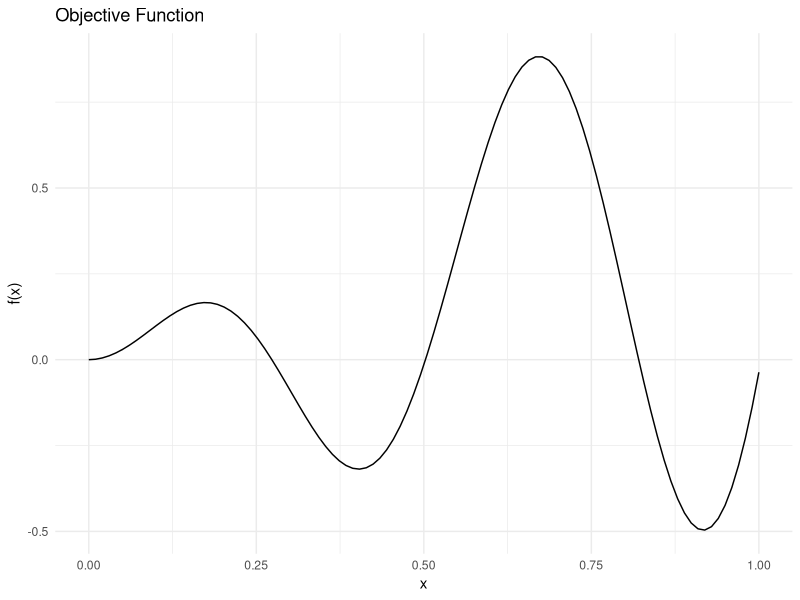
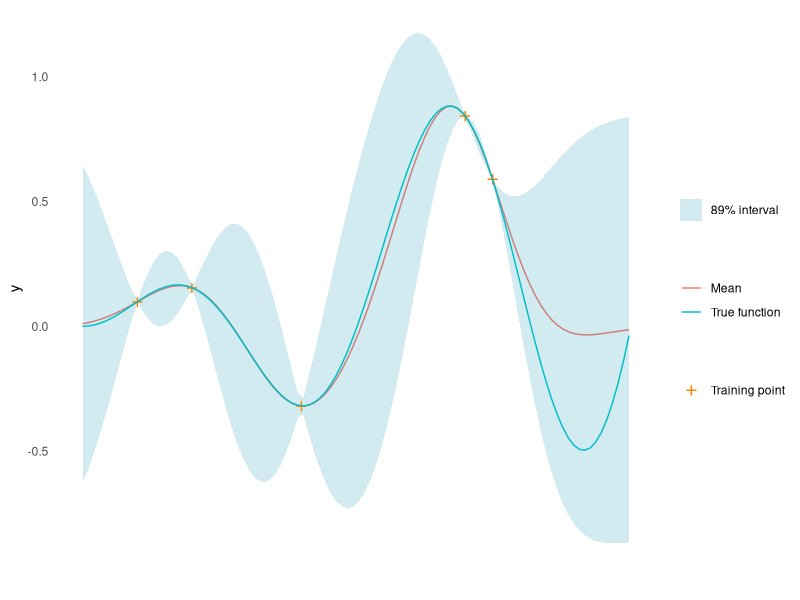
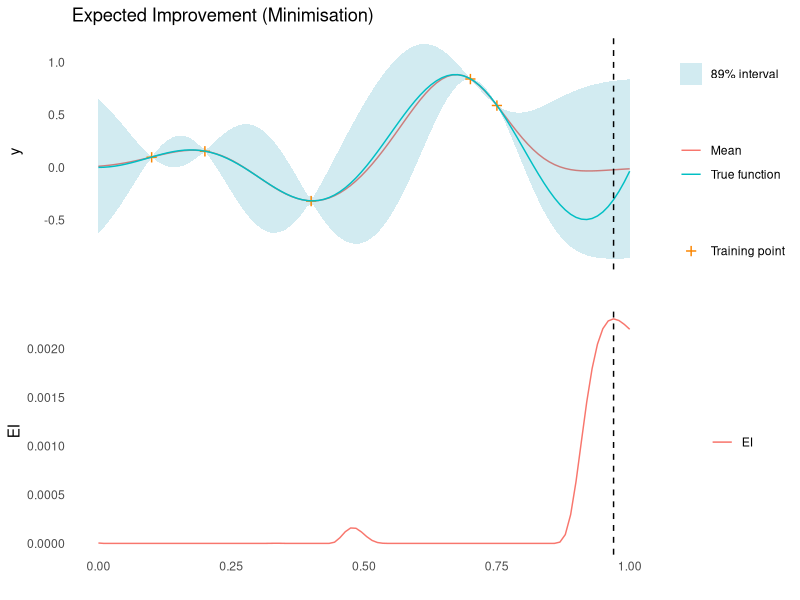

R code for these plots, in order:
library(ggplot2)
library(magrittr)
set.seed(4444)

objective_function <- function(x) {
  sin(12 * x) * x + 0.5 * x^2
}
X_pred <- matrix(seq(0, 1, length.out = 100), 100, 1)
y_pred <- objective_function(X_pred)

ggplot(data = tibble::tibble(x = X_pred, y = y_pred)) +
  geom_line(aes(x = x, y = y)) +
  theme_minimal() +
  labs(x = "x", y = "f(x)", title = "Objective Function")

#' RBF Kernel
#'
#' @param X1 matrix of dimensions (n, d). Vectors are coerced to (1, d).
#' @param X2 matrix of dimensions (m, d). Vectors are coerced to (1, d).
#' @param l length scale
#' @param sigma_f scale parameter 
#'
#' @return matrix of dimensions (n, m)
rbf_kernel <- function(X1, X2, l = 1.0, sigma_f = 1.0) {
  if (is.null(dim(X1))) dim(X1) <- c(1, length(X1))
  if (is.null(dim(X2))) dim(X2) <- c(1, length(X2))
  sqdist <- (- 2*(X1 %*% t(X2))) %>%
    add(rowSums(X1**2, dims = 1)) %>%
    sweep(2, rowSums(X2**2, dims = 1), `+`)
  sigma_f**2 * exp(-0.5 / l**2 * sqdist)
}

#' Random Samples from a Multivariate Gaussian
#' 
#' This implementation is similar to MASS::mvrnorm, but uses chlosky
#' decomposition instead. This should be more stable but is less efficient than
#' the MASS implementation, which recycles the eigen decomposition for the
#' sampling part.
#'
#' @param n number of samples to sample
#' @param mu the mean of each input dimension
#' @param sigma the covariance matrix
#' @param epsilon numerical tolerance added to the diagonal of the covariance
#'  matrix. This is necessary for the Cholesky decomposition, in some cases.
#'
#' @return numerical vector of n samples
rmvnorm <- function(n = 1, mu, sigma, epsilon = 1e-6) {
  p <- length(mu)
  if(!all(dim(sigma) == c(p, p))) stop("incompatible dimensions of arguments")
  ev <- eigen(sigma, symmetric = TRUE)$values
  if(!all(ev >= -epsilon*abs(ev[1L]))) {
    stop("The covariance matrix (sigma) is not positive definite")
  }
  cholesky <- chol(sigma + diag(p)*epsilon)
  sample <- rnorm(p*n, 0, 1)
  dim(sample) <- c(n, p)
  sweep(sample %*% cholesky, 2, mu, FUN = `+`)
}

#' Get Parameters of the Posterior Gaussian Process
#'
#' @param kernel kernel function used for the Gaussian process
#' @param X_pred matrix (m, d) of prediction points
#' @param X_train matrix (n, d) of training points
#' @param y_train column vector (n, d) of training observations
#' @param noise scalar of observation noise
#' @param ... named parameters for the kernel function
#'
#' @return list of mean (mu) and covariance (sigma) for the Gaussian
posterior <- function(kernel, X_pred, X_train, y_train, noise = 1e-8, ...) {
  if (is.null(dim(X_pred))) dim(X_pred) <- c(length(X_pred), 1)
  if (is.null(dim(X_train))) dim(X_train) <- c(length(X_train), 1)
  if (is.null(dim(y_train))) dim(y_train) <- c(length(y_train), 1)
  K <- kernel(X_train, X_train, ...) + noise**2 * diag(dim(X_train)[[1]])
  K_s <- kernel(X_train, X_pred, ...)
  K_ss <- kernel(X_pred, X_pred, ...) + 1e-8 * diag(dim(X_pred)[[1]])
  K_inv <- solve(K)
  mu <- (t(K_s) %*% K_inv) %*% y_train
  sigma <- K_ss - (t(K_s) %*% K_inv) %*% K_s
  list(mu = mu, sigma = sigma)
}

#' Negative log-Likelihood of a Kernel
#'
#' @param kernel kernel function
#' @param X_train matrix (n, d) of training points
#' @param y_train column vector (n, d) of training observations
#' @param noise scalar of observation noise
#'
#' @return function with kernel parameters as input and negative log likelihood
#' as output
nll <- function(kernel, X_train, y_train, noise) {
  function(params) {
    n <- dim(X_train)[[1]]
    K <- rlang::exec(kernel, X1 = X_train, X2 = X_train, !!!params)
    L <- chol(K + noise**2 * diag(n))
    a <- backsolve(r = L, x = forwardsolve(l = t(L), x = y_train))
    0.5*t(y_train)%*%a + sum(log(diag(L))) + 0.5*n*log(2*pi)
  }
}

#' Gaussian Process Regression
#'
#' @param kernel kernel function
#' @param X_train matrix (n, d) of training points
#' @param y_train column vector (n, d) of training observations
#' @param noise scalar of observation noise
#' @param ... parameters of the kernel function with initial guesses. Due to the
#' optimiser used, all parameters must be given and the order unfortunately
#' matters
#'
#' @return function that takes a matrix of prediction points as input and
#' returns the posterior predictive distribution for the output
gpr <- function(kernel, X_train, y_train, noise = 1e-8, ...) {
  kernel_nll <- nll(kernel, X_train, y_train, noise)
  param <- list(...)
  opt <- optim(par = rep(1, length(param)), fn = kernel_nll)
  opt_param <- opt$par
  function(X_pred) {
    post <- rlang::exec(
      posterior,
      kernel = kernel,
      X_pred = X_pred,
      X_train = X_train,
      y_train = y_train,
      noise = noise,
      !!!opt_param
    )
    list(
      mu = post$mu,
      sigma = diag(post$sigma),
      Sigma = post$sigma,
      parameters = set_names(opt_param, names(param))
    )
  }
}

X_train <- matrix(c(0.1, 0.2,0.4, 0.7, 0.75), 5, 1)
y_train <- objective_function(X_train)
gp <- gpr(rbf_kernel, X_train, y_train, noise = 1e-8, l = 1, sigma_f = 1)
y_min <- min(y_train)
y_max <- max(y_train)
post_pred <- gp(X_pred)
mu <- post_pred$mu
sigma <- post_pred$sigma

gp_plot <- tibble::tibble(
  mu = mu,
  uncertainty = 1.96*sqrt(sigma),
  upper = mu + uncertainty,
  lower = mu - uncertainty,
  x = X_pred,
  f = y_pred
) %>%
  ggplot(aes(x = x)) +
  geom_line(aes(y = mu, colour = "Mean")) +
  geom_ribbon(
    aes(ymin = lower, ymax = upper, fill = "89% interval"),
    alpha = 0.2
  ) +
  geom_point(
    data = tibble::tibble(x = X_train, y = y_train),
    aes(x = x, y = y, shape = "Training point"),
    colour = "#fb8500",
    size = 5
  ) +
  geom_line(mapping = aes(y = f, colour = "True function")) +
  scale_shape_manual(values = c("Training point" = "+")) +
  scale_fill_manual(values = c("89% interval" = "#219ebc")) +
  labs(shape = "") +
  theme_minimal() +
  labs(
    y = "y",
    x = "",
    colour = "",
    fill = ""
  ) +
  theme(panel.grid = element_blank(), axis.text.x = element_blank())
gp_plot

acquisition_plot <- function(X_pred,
                             acquisition_function,
                             gp_plot,
                             xt1,
                             label = "EI",
                             title = "") {
  p1 <- tibble::tibble(
    x = X_pred,
    a = acquisition_function
  ) %>%
    ggplot() +
    geom_line(aes(x = x, y = a, colour = label)) +
    geom_vline(xintercept = xt1, linetype = 2) +
    theme_minimal() +
    labs(x = "", y = label, colour = "") +
    theme(panel.grid = element_blank())
  p2 <- gp_plot +
    geom_vline(xintercept = xt1, linetype = 2) +
    labs(title = title)
  aligned_plots <- cowplot::align_plots(p2, p1 , align = "v")
  cowplot::plot_grid(aligned_plots[[1]], aligned_plots[[2]], ncol = 1)
}

#' Expected Improvement Acquisition Function
#' 
#' @mu vector of length m. Mean of a Gaussian process at m points.
#' @sigma vector of length m. The diagonal of the covariance matrix of a
#' Gaussian process evaluated at m points.
#' @param y_best scalar. Best mean prediction so far on observed points
#' @param xi scalar, exploration/exploitation trade off
#' @task one of "max" or "min", indicating the optimisation problem
#'
#' @return EI, vector of length m
expected_improvement <- function(mu, sigma, y_best, xi = 0.01, task = "min") {
  if (task == "min") imp <- y_best - mu - xi
  if (task == "max") imp <- mu - y_best - xi
  if (is.null(imp)) stop('task must be "min" or "max"')
  Z <- imp / sigma
  ei <- imp * pnorm(Z) + sigma * dnorm(Z)
  ei[sigma == 0.0] <- 0.0
  ei
}

ei <- expected_improvement(mu, sigma, y_min, xi = 0.05)
xt1 <- X_pred[which.max(ei)]
acquisition_plot(
  X_pred,
  ei,
  gp_plot,
  xt1,
  "EI",
  "Expected Improvement (Minimisation)"
)